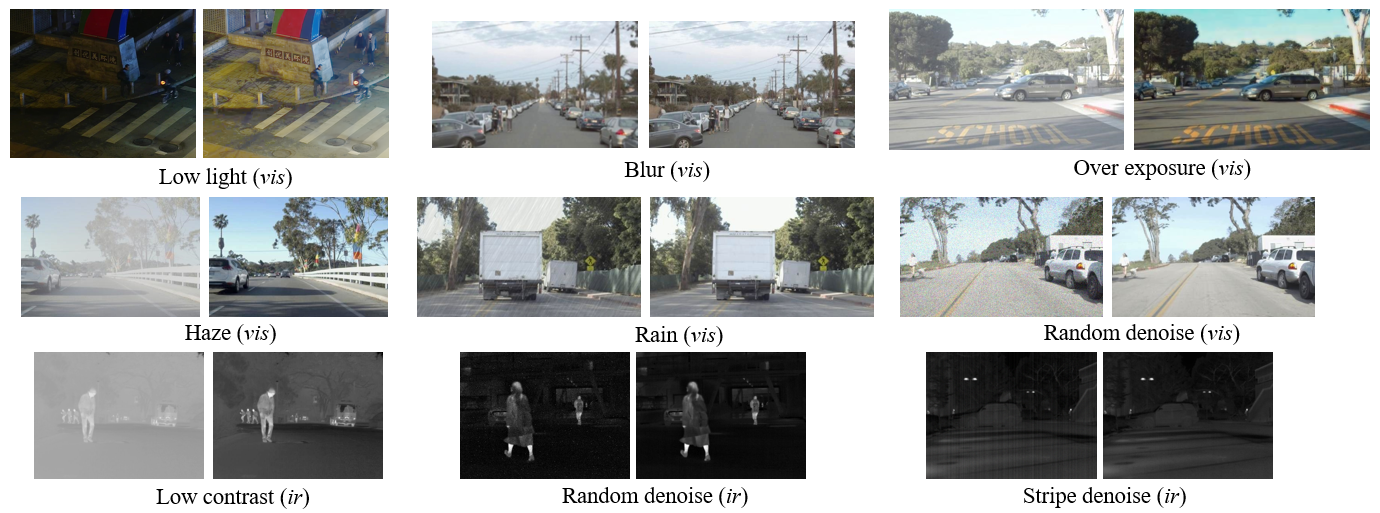
#> input picture assert/EMS_full.png, 1380 x 513 px; its folder holds only this picture in this run
$ python -i main_vis_rain.py   (imports and definitions only)
#> lines starting #> are read from the running program, lines starting #| are printed output that depends on the picture
import cv2
import numpy as np


def get_noise(img, value=10):
    noise = np.random.uniform(0, 256, img.shape[0:2])

    v = value * 0.01
    noise[np.where(noise < (256 - v))] = 0
    k = np.array([[0, 0.1, 0],
                  [0.1, 8, 0.1],
                  [0, 0.1, 0]])

    noise = cv2.filter2D(noise, -1, k)
    return noise


def rain_blur(noise, length=10, angle=0, w=1):
    trans = cv2.getRotationMatrix2D((length / 2, length / 2), angle - 45, 1 - length / 100.0)
    dig = np.diag(np.ones(length))
    k = cv2.warpAffine(dig, trans, (length, length))
    k = cv2.GaussianBlur(k, (w, w), 0)

    blurred = cv2.filter2D(noise, -1, k)

    cv2.normalize(blurred, blurred, 0, 255, cv2.NORM_MINMAX)
    blurred = np.array(blurred, dtype=np.uint8)
    return blurred


def alpha_rain(rain, img, beta=0.8):
    rain = np.expand_dims(rain, 2)
    rain_effect = np.concatenate((img, rain), axis=2)
    rain_result = img.copy()
    rain = np.array(rain, dtype=np.float32)
    rain_result[:, :, 0] = rain_result[:, :, 0] * (255 - rain[:, :, 0]) / 255.0 + beta * rain[:, :, 0]
    rain_result[:, :, 1] = rain_result[:, :, 1] * (255 - rain[:, :, 0]) / 255 + beta * rain[:, :, 0]
    rain_result[:, :, 2] = rain_result[:, :, 2] * (255 - rain[:, :, 0]) / 255 + beta * rain[:, :, 0]


def add_rain(rain, img, alpha=0.9):
    rain = np.expand_dims(rain, 2)
    rain = np.repeat(rain, 3, 2)
    result = cv2.addWeighted(img, alpha, rain, 1 - alpha, 1)


import os
import random
def add_rain_folder(input_folder, output_folder, alpha=0.9, beta=0.8, value=500, length=50, angle=-30, w=3):
    if not os.path.exists(output_folder):
        os.makedirs(output_folder)

    for filename in os.listdir(input_folder):
        if filename.endswith('.png') or filename.endswith('.jpg') or filename.endswith('.jpeg'):
            input_path = os.path.join(input_folder, filename)
            output_path = os.path.join(output_folder, filename)
            angle = random.uniform(-45, 45)
            add_rain_to_image(input_path, output_path, alpha, beta, value, length, angle, w)


def add_rain_to_image(input_path, output_path, alpha=0.9, beta=0.6, value=500, length=50, angle=-30, w=3):
#> called with input_path = '../assert/EMS_full.png', output_path = 'out.png', alpha = 0.9, beta = 0.6, value = 500, length = 50, angle = -30, w = 3
    img = cv2.imread(input_path)
#> img is the input picture: shape (513, 1380, 3); mean B, G, R 164.3, 165.5, 163.6
    noise = get_noise(img, value)
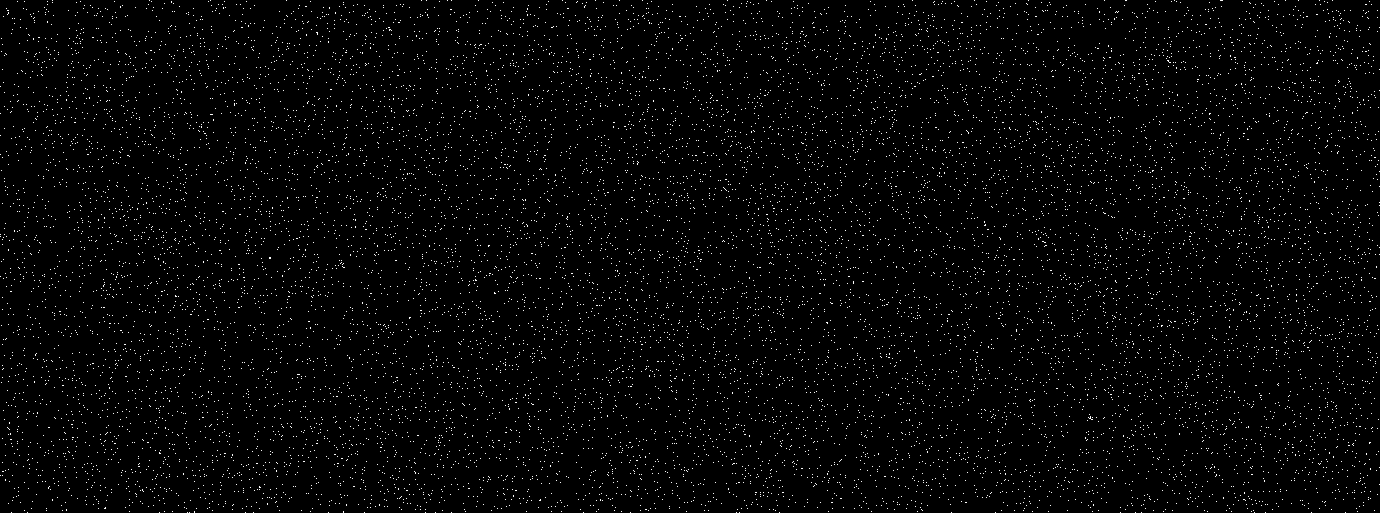
#> noise: shape (513, 1380) float64; min 0, max 2098.1, mean 42; drawn with min black and max white
    rain = rain_blur(noise, length, angle, w)
#> in rain_blur, `blurred = cv2.filter2D(noise, -1, k)`:
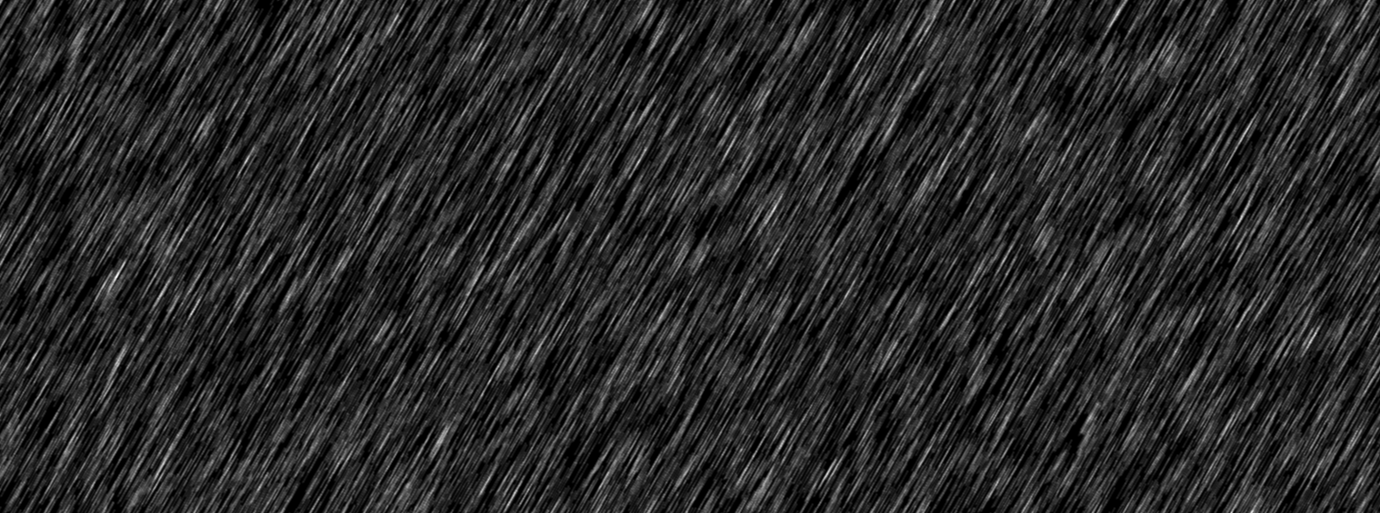
#> blurred: shape (513, 1380) float64; min -6.06e-13, max 3158.7, mean 500.5; drawn with min black and max white
    rain = np.expand_dims(rain, 2)
    rain = np.repeat(rain, 3, 2)
    result = cv2.addWeighted(img, alpha, rain, 1 - alpha, beta)
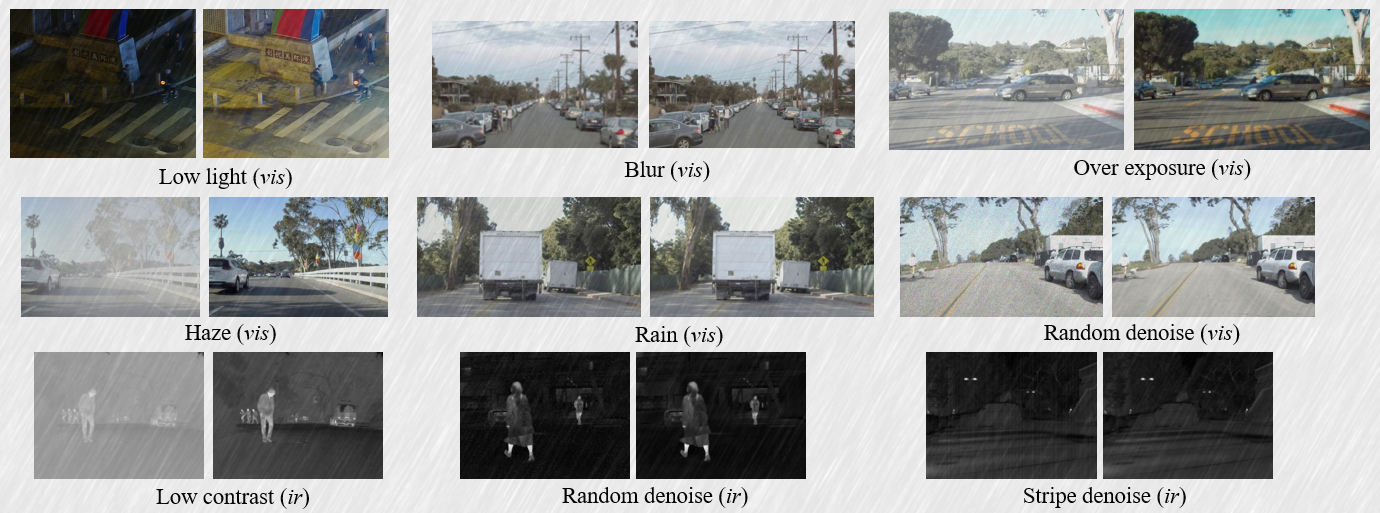
#> result: shape (513, 1380, 3); mean B, G, R 152.5, 153.5, 151.9
    cv2.imwrite(output_path, result)


# [5 lines not run here, left out]

>>> result = add_rain_to_image('../assert/EMS_full.png', 'out.png')
